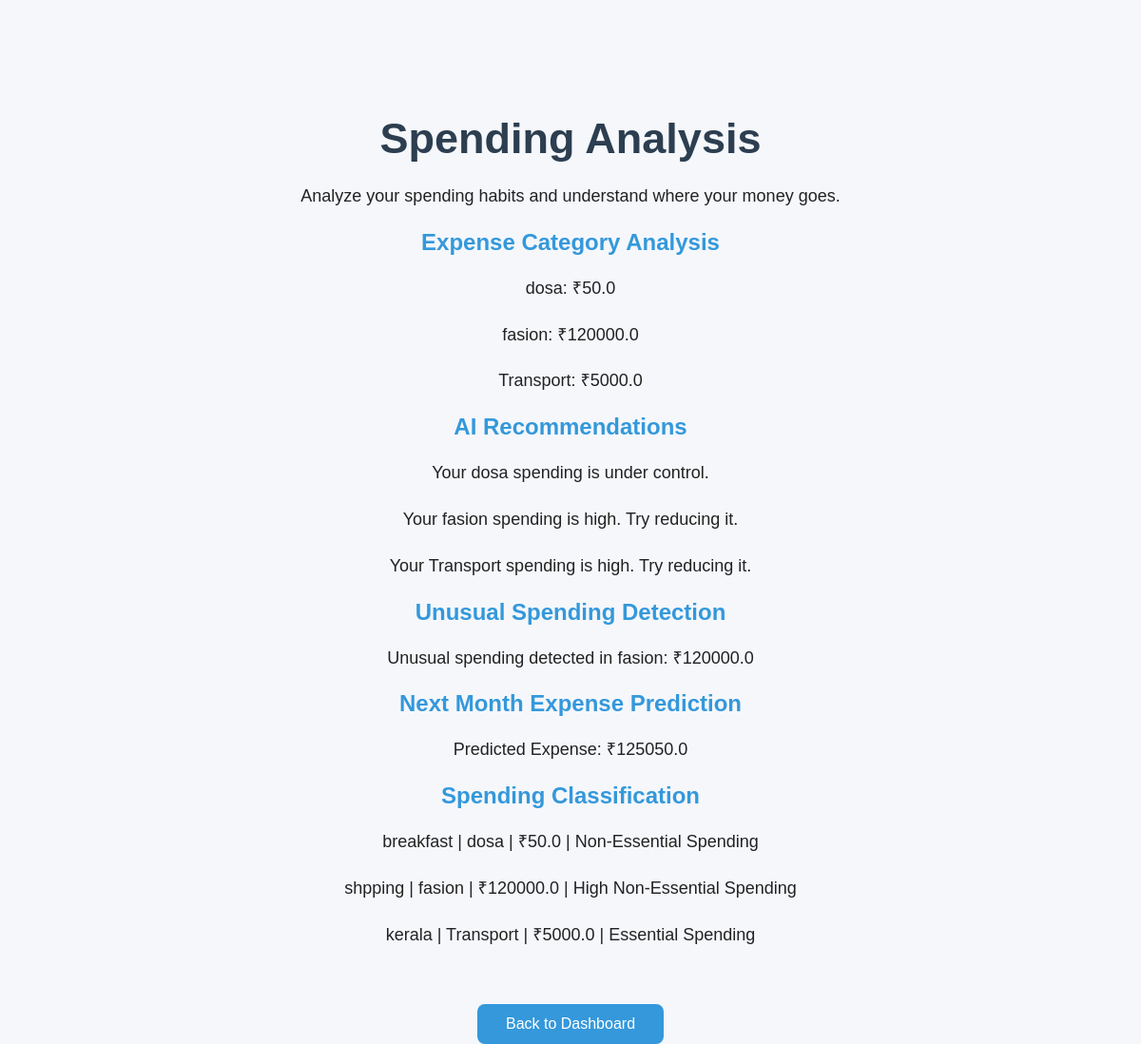
The app's page /analysis with its own data.
### models/expense_model.py (models this page shows)
class Expense(Base):
    __tablename__ = "expenses"
    id = Column(Integer, primary_key=True, index=True)
    title = Column(String, nullable=False)
    amount = Column(Float, nullable=False)
    category = Column(String, nullable=False)
    date = Column(String, nullable=False)

### main.py (the view)
@app.get("/analysis", response_class=HTMLResponse)
def analysis_page(request: Request):
    db = SessionLocal()
    expenses = db.query(Expense).all()
    category_totals = {}
    classifications = []
    for expense in expenses:
        if expense.category in category_totals:
            category_totals[expense.category] += expense.amount
        else:
            category_totals[expense.category] = expense.amount
        classification = classify_spending(
            expense.category,
            expense.amount
        )
        classifications.append({
            "title": expense.title,
            "category": expense.category,
            "amount": expense.amount,
            "classification": classification
        })
    recommendations = analyze_spending(category_totals)
    unusual_spending = detect_unusual_spending(category_totals)
    predicted_expense = predict_next_month_expense(category_totals)
    db.close()
    return templates.TemplateResponse(
        request=request,
        name="analysis.html",
        context={
            "request": request,
            "category_totals": category_totals,
            "recommendations": recommendations,
            "unusual_spending": unusual_spending,
            "predicted_expense": predicted_expense,
            "classifications": classifications
        }
    )

### templates/analysis.html (shortened to what this page needs)
<!DOCTYPE html>
<html lang="en">
<head>
    <link rel="stylesheet" href="{{ url_for('static', path='/css/style.css') }}">
</head>
<body>
    <h1>Spending Analysis</h1>
    <p>
        Analyze your spending habits and understand where your money goes.
    </p>
    <h2>Expense Category Analysis</h2>
    {% if category_totals %}
        {% for category, total in category_totals.items() %}
            <p>
                {{ category }}: ₹{{ total }}
            </p>
        {% endfor %}
    {% else %}
        <p>No expenses available for analysis.</p>
    {% endif %}
    <h2>AI Recommendations</h2>
    {% if recommendations %}
        {% for recommendation in recommendations %}
            <p>{{ recommendation }}</p>
        {% endfor %}
    {% else %}
        <p>No recommendations available.</p>
    {% endif %}
    <h2>Unusual Spending Detection</h2>
    {% if unusual_spending %}
        {% for item in unusual_spending %}
            <p>{{ item }}</p>
        {% endfor %}
    {% else %}
        <p>No unusual spending detected.</p>
    {% endif %}
    <h2>Next Month Expense Prediction</h2>
    <p>
        Predicted Expense:
        ₹{{ predicted_expense }}
    </p>
    <h2>Spending Classification</h2>
    {% if classifications %}
        {% for item in classifications %}
            <p>
                {{ item.title }} |
                {{ item.category }} |
                ₹{{ item.amount }} |
                {{ item.classification }}
            </p>
        {% endfor %}
    {% else %}
        <p>No spending classification available.</p>
    {% endif %}
    <br>
    <a href="/dashboard">
        <button>Back to Dashboard</button>
    </a>
</body>
</html>

### static/css/style.css (style rules this page uses)
* { margin: 0; padding: 0; box-sizing: border-box; }
body { font-family: Arial, sans-serif; background: #f5f7fb; color: #222; text-align: center; }
h1 { margin-top: 120px; font-size: 45px; color: #2c3e50; }
h2 { margin-top: 15px; color: #3498db; }
p { margin: 20px auto; max-width: 600px; font-size: 18px; line-height: 1.6; }
button { margin-top: 20px; padding: 12px 30px; border: none; border-radius: 8px; background: #3498db; color: white; font-size: 16px; cursor: pointer; }

### records on screen
Expense: category "dosa", amount "50.0", title "breakfast", classification "Non-Essential Spending"
Expense: category "fasion", amount "120000.0", title "shpping", classification "High Non-Essential Spending"
Expense: category "Transport", amount "5000.0", title "kerala", classification "Essential Spending"

### other values on screen
{{ recommendation }} "Your dosa spending is under control." "Your fasion spending is high. Try reducing it." "Your Transport spending is high. Try reducing it."
{{ item }} "Unusual spending detected in fasion: ₹120000.0"
{{ predicted_expense }} "125050.0"
